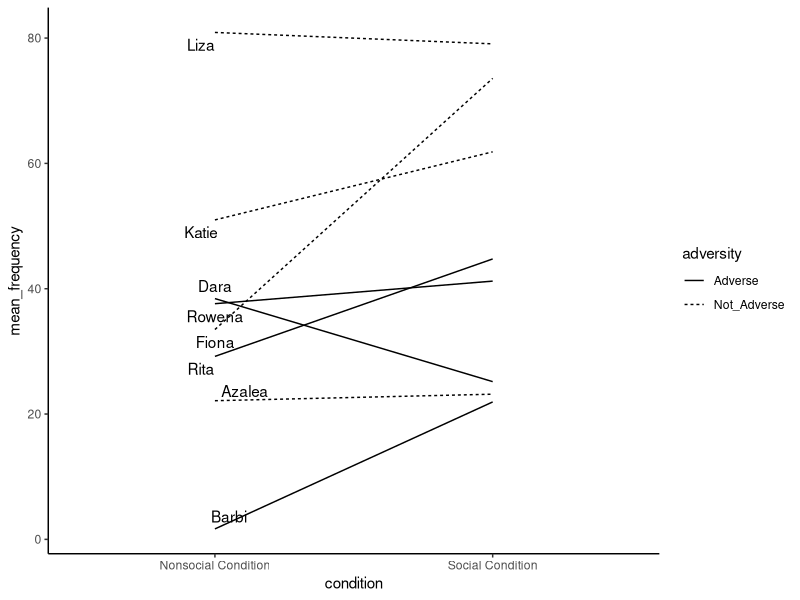
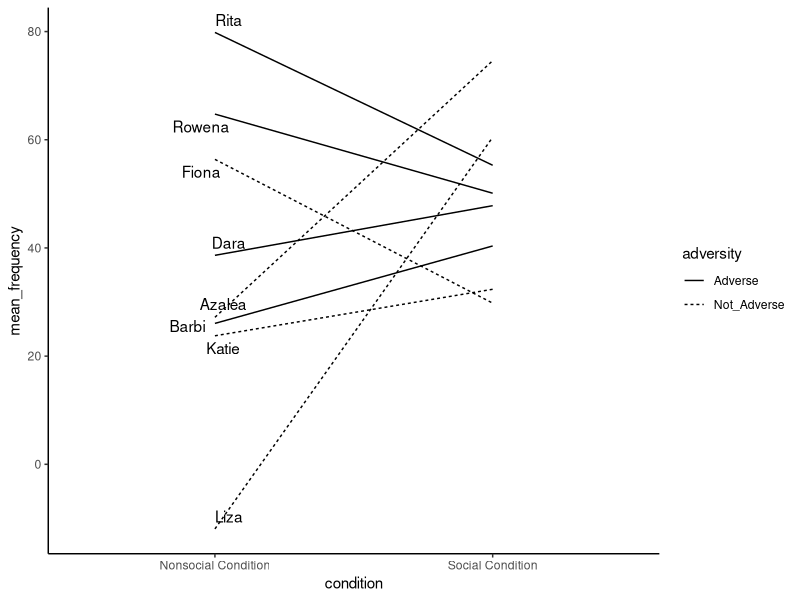
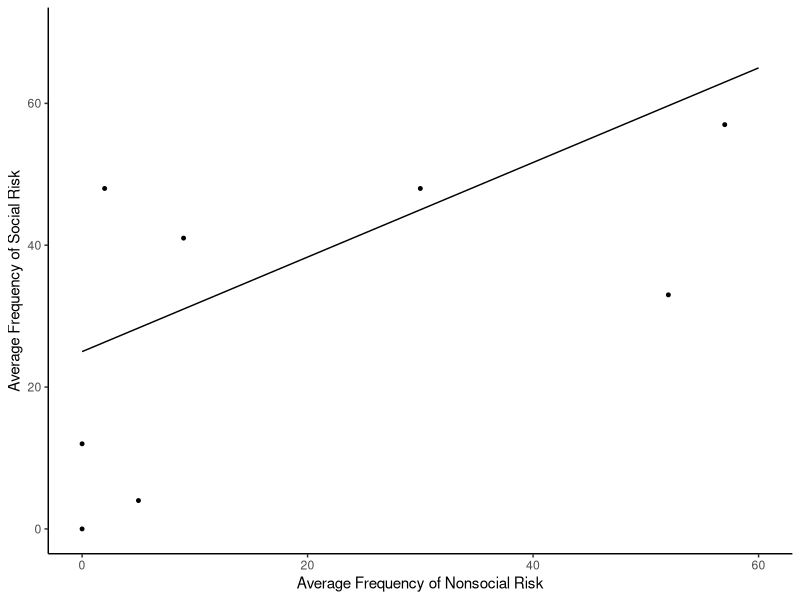

Write the R code that produced these figures, in order.
## ---- chunk 1
knitr::opts_chunk$set(echo = TRUE)
## ---- chunk 2
#loading library to enable visualization of ggplot function use
library(ggplot2)
library(ggrepel)
## ---- chunk 3

names<-rep(c("Dara","Rita","Liza", "Azalea", "Barbi","Rowena","Katie","Fiona"), each=2)
lnames<-c("","Dara","","Rita","","Liza", "","Azalea", "","Barbi","","Rowena","","Katie","","Fiona")
mean_frequency<-rnorm(16,45,25)
condition<-rep(c("Social Condition","Nonsocial Condition"),8)
adversity<-rep(c("Adverse","Not_Adverse"),times=c(4,4))

plot_df<-data.frame(names,mean_frequency,adversity,condition)

#print(plot_df)

ggplot(plot_df, aes(condition,mean_frequency,group=names,linetype=adversity))+geom_line()+geom_text_repel(label=lnames, position = "nudge")+theme_classic()


## ---- chunk 4

names<-rep(c("Dara","Rita","Liza", "Azalea", "Barbi","Rowena","Katie","Fiona"), each=2)
lnames<-c("","Dara","","Rita","","Liza", "","Azalea", "","Barbi","","Rowena","","Katie","","Fiona")
mean_frequency<-rnorm(16,45,25)
condition<-rep(c("Social Condition","Nonsocial Condition"),8)
adversity<-rep(c("Adverse","Not_Adverse"),times=c(4,4))

plot_df<-data.frame(names,mean_frequency,adversity,condition)

#print(plot_df)

ggplot(plot_df, aes(condition,mean_frequency,group=names,linetype=adversity))+geom_line()+geom_text_repel(label=lnames, position = "nudge")+theme_classic()


## ---- chunk 5
avg_nonsoc<-c(0,60)
avg_soc<-c(25,65)
ad_avg_nonsoc<-c(0,0,2,5,9,30,52,57,67)
ad_avg_soc<-c(0,12,48,4,41,48,33,57,59)
plot_da<-data.frame(avg_nonsoc,avg_soc)
plot_db<-data.frame(ad_avg_nonsoc,ad_avg_soc)

c<-ggplot(plot_da)+geom_line(mapping = aes(avg_nonsoc,avg_soc))+geom_point(data =plot_db ,x=ad_avg_nonsoc,y=ad_avg_soc, size=1)+theme_classic()


c+labs(x="Average Frequency of Nonsocial Risk",y="Average Frequency of Social Risk")+scale_y_continuous(limits = c(0,70))
